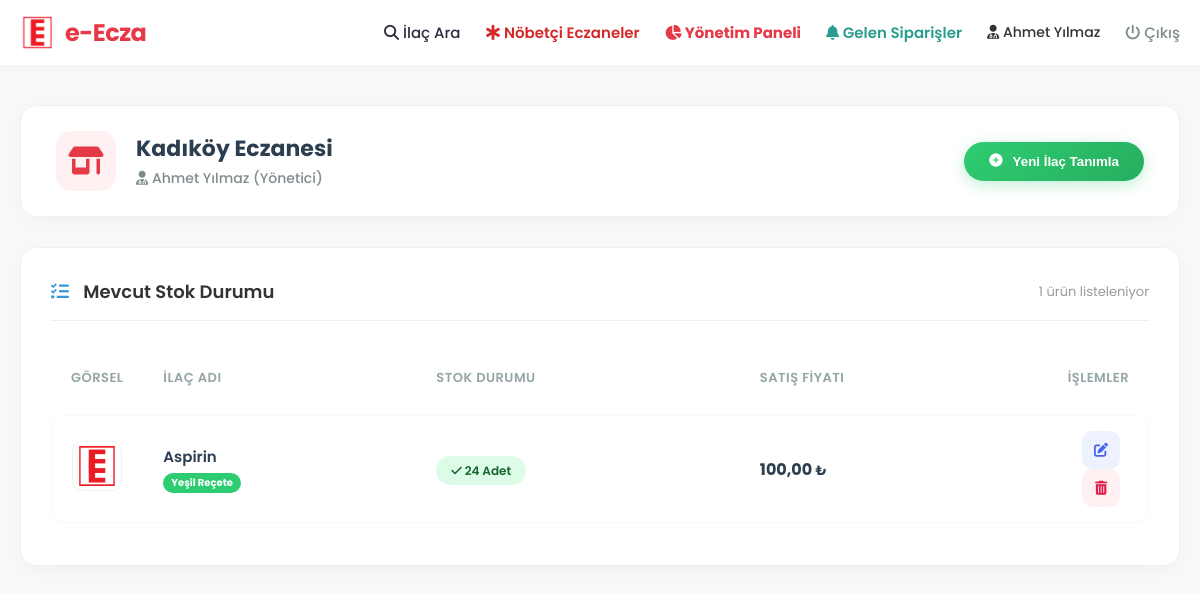
Screenshot of /eczane-panel.php (signed in) with the database file from the repository.
### tables this page shows
CREATE TABLE `eczanestok` (
  `StokID` int NOT NULL AUTO_INCREMENT,
  `EczaneID` int NOT NULL,
  `IlacID` int NOT NULL,
  `Adet` int DEFAULT '0',
  `Fiyat` decimal(10,2) DEFAULT NULL,
  PRIMARY KEY (`StokID`),
  KEY `EczaneID` (`EczaneID`),
  KEY `IlacID` (`IlacID`),
  CONSTRAINT `eczanestok_ibfk_1` FOREIGN KEY (`EczaneID`) REFERENCES `eczaneler` (`EczaneID`) ON DELETE CASCADE,
  CONSTRAINT `eczanestok_ibfk_2` FOREIGN KEY (`IlacID`) REFERENCES `ilaclar` (`IlacID`) ON DELETE CASCADE
);

CREATE TABLE `ilaclar` (
  `IlacID` int NOT NULL AUTO_INCREMENT,
  `IlacAdi` varchar(100) NOT NULL,
  `Barkod` varchar(50) DEFAULT NULL,
  `Aciklama` text,
  `ResimYolu` varchar(255) DEFAULT NULL,
  `ReceteTuru` enum('Normal','Kirmizi','Sari','Yesil') DEFAULT 'Normal',
  PRIMARY KEY (`IlacID`),
  UNIQUE KEY `Barkod` (`Barkod`)
);

### eczane-panel.php (the view, shortened to what this page needs)
<?php
require 'db.php';
$eczaneID = $_SESSION['eczane_id'];
$eczaneAdi = $_SESSION['eczane_adi'];
$personelAdi = $_SESSION['personel_adi'];
$stoklar = $pdo->prepare("
    SELECT es.*, i.IlacAdi, i.ResimYolu, i.Barkod, i.ReceteTuru
    FROM eczanestok es
    JOIN ilaclar i ON es.IlacID = i.IlacID
    WHERE es.EczaneID = ?
    ORDER BY es.StokID DESC
");
$stoklar->execute([$eczaneID]);
$stokListesi = $stoklar->fetchAll();
?>
<!DOCTYPE html>
<html lang="tr">
<head>
    <link rel="stylesheet" href="https://cdnjs.cloudflare.com/ajax/libs/font-awesome/6.4.0/css/all.min.css">
    <link rel="stylesheet" href="assets/css/main.css">
    <link rel="stylesheet" href="assets/css/index.css">
</head>
<body>
    <?php include 'navbar.php'; ?>
    <div class="panel-container">
        <div class="panel-header">
            <div style="display:flex; align-items:center; gap:20px;">
                <div style="width:60px; height:60px; background:#fff0f1; border-radius:15px; display:flex; align-items:center; justify-content:center; color:#e63946; font-size:28px;">
                    <i class="fa-solid fa-shop"></i>
                </div>
                <div>
                    <h2 style="margin:0; font-size:22px; color:#2c3e50; font-weight:700;"><?php echo htmlspecialchars($eczaneAdi); ?></h2>
                    <span style="font-size:14px; color:#7f8c8d; font-weight:500;">
                        <i class="fa-solid fa-user-doctor"></i> <?php echo htmlspecialchars($personelAdi); ?> (Yönetici)
                    </span>
                </div>
            </div>
            <button onclick="openModal('addModal')" class="btn-add">
                <i class="fa-solid fa-plus-circle"></i> Yeni İlaç Tanımla
            </button>
        </div>
        <div class="card">
            <div style="display:flex; justify-content:space-between; align-items:center; margin-bottom:20px; border-bottom:1px solid #eee; padding-bottom:15px;">
                <h3 style="margin:0; font-size:18px; color:#333; font-weight:600;">
                    <i class="fa-solid fa-list-check" style="color:#3498db; margin-right:10px;"></i> Mevcut Stok Durumu
                </h3>
                <span style="font-size:13px; color:#999;"><?php echo count($stokListesi); ?> ürün listeleniyor</span>
            </div>
            <?php if(empty($stokListesi)): ?>
                <div style="text-align:center; padding:60px; color:#bdc3c7;">
                    <i class="fa-solid fa-box-open" style="font-size:60px; margin-bottom:15px; display:block;"></i>
                    <p style="font-size:16px;">Stoğunuzda henüz hiç ilaç bulunmamaktadır.</p>
                </div>
            <?php else: ?>
                <table style="width:100%">
                    <thead>
                        <tr>
                            <th width="80">Görsel</th>
                            <th>İlaç Adı</th>
                            <th>Stok Durumu</th>
                            <th>Satış Fiyatı</th>
                            <th width="120" style="text-align:right;">İşlemler</th>
                        </tr>
                    </thead>
                    <tbody>
                        <?php foreach($stokListesi as $stok): ?>
                            <tr>
                                <td>
                                    <img src="<?php echo !empty($stok['ResimYolu']) ? $stok['ResimYolu'] : 'assets/img/logo.png'; ?>"
                                         style="width:50px; height:50px; object-fit:contain; border-radius:10px; border:1px solid #f0f0f0; padding:2px;">
                                </td>
                                <td>
                                    <div style="font-weight:600; color:#2c3e50; font-size:15px;"><?php echo $stok['IlacAdi']; ?></div>
                                    <?php
                                        $renk = '#95a5a6'; $yazi = 'Normal';
                                        if($stok['ReceteTuru'] == 'Kirmizi') { $renk = '#e74c3c'; $yazi = 'Kırmızı Reçete'; }
                                        elseif($stok['ReceteTuru'] == 'Sari') { $renk = '#f1c40f'; $yazi = 'Sarı Reçete'; }
                                        elseif($stok['ReceteTuru'] == 'Yesil') { $renk = '#2ecc71'; $yazi = 'Yeşil Reçete'; }
                                    ?>
                                    <span style="font-size:10px; font-weight:700; color:white; background:<?php echo $renk; ?>; padding:2px 8px; border-radius:10px; display:inline-block; margin-top:3px;">
                                        <?php echo $yazi; ?>
                                    </span>
                                </td>
                                <td>
                                    <?php if($stok['Adet'] < 10): ?>
                                        <span style="background:#fee2e2; color:#991b1b; padding:6px 15px; border-radius:30px; font-weight:600; font-size:12px;">
                                            <i class="fa-solid fa-triangle-exclamation"></i> Kritik: <?php echo $stok['Adet']; ?>
                                        </span>
                                    <?php else: ?>
                                        <span style="background:#dcfce7; color:#166534; padding:6px 15px; border-radius:30px; font-weight:600; font-size:12px;">
                                            <i class="fa-solid fa-check"></i> <?php echo $stok['Adet']; ?> Adet
                                        </span>
                                    <?php endif; ?>
                                </td>
                                <td>
                                    <span style="font-weight:700; color:#2c3e50; font-size:16px;">
                                        <?php echo number_format($stok['Fiyat'], 2, ',', '.'); ?> <small>₺</small>
                                    </span>
                                </td>
                                <td style="text-align:right;">
                                    <button onclick="openEditModal(this)"
                                            data-id="<?php echo $stok['StokID']; ?>"
                                            data-ad="<?php echo $stok['IlacAdi']; ?>"
                                            data-adet="<?php echo $stok['Adet']; ?>"
                                            data-fiyat="<?php echo $stok['Fiyat']; ?>"
                                            class="btn-action btn-edit" title="Düzenle">
                                        <i class="fa-solid fa-pen-to-square"></i>
                                    </button>
                                    <a href="?sil=<?php echo $stok['StokID']; ?>" class="btn-action btn-delete" title="Sil" onclick="return confirm('Silmek istediğinize emin misiniz?')">
                                        <i class="fa-solid fa-trash-can"></i>
                                    </a>
                                </td>
                            </tr>
                        <?php endforeach; ?>
                    </tbody>
                </table>
            <?php endif; ?>
        </div>
    </div>
</body>
</html>

### assets/css/main.css (style rules this page uses)
:root { --ana-renk: #e63946; --koyu-renk: #d90429; --metin-renk: #2b2d42; --gri-renk: #8d99ae; --arka-plan: #f8f9fa; --beyaz: #ffffff; --yazi-fontu: 'Poppins', sans-serif; --golge: 0 10px 30px rgba(230, 57, 70, 0.15); }
* { box-sizing: border-box; }
body { margin: 0; padding: 0; font-family: var(--yazi-fontu); color: var(--metin-renk); }

### assets/css/index.css (style rules this page uses)
:root { --ana-renk: #e63946; --koyu-renk: #d62828; --metin-renk: #2b2d42; --gri-border: #e0e0e0; }

### eczane-panel.php (style rules this page uses)
body { background-color: #f8f9fa; }
.panel-container { max-width: 1200px; margin: 40px auto; padding: 0 20px; }
.panel-header { background: white; padding: 25px 35px; border-radius: 16px; box-shadow: 0 4px 20px rgba(0,0,0,0.04); margin-bottom: 30px; display: flex; justify-content: space-between; align-items: center; border: 1px solid #f0f0f0; }
.card { background: white; padding: 30px; border-radius: 16px; box-shadow: 0 4px 20px rgba(0,0,0,0.04); border: 1px solid #f0f0f0; }
table { width: 100%; border-collapse: separate; border-spacing: 0 12px; margin-top: 15px; }
th { text-align: left; padding: 15px 20px; color: #95a5a6; font-weight: 600; font-size: 13px; text-transform: uppercase; letter-spacing: 0.5px; }
td { background: #fff; padding: 15px 20px; vertical-align: middle; border-top: 1px solid #f9f9f9; border-bottom: 1px solid #f9f9f9; transition: all 0.2s; }
tr td:first-child { border-left: 1px solid #f9f9f9; border-top-left-radius: 12px; border-bottom-left-radius: 12px; }
tr td:last-child { border-right: 1px solid #f9f9f9; border-top-right-radius: 12px; border-bottom-right-radius: 12px; }
.btn-action { width: 38px; height: 38px; border-radius: 10px; display: inline-flex; align-items: center; justify-content: center; color: white; margin-right: 8px; transition: 0.2s; text-decoration: none; border:none; cursor: pointer; font-size: 14px; }
.btn-edit { background-color: #eef2ff; color: #4361ee; }
.btn-delete { background-color: #fff1f2; color: #e11d48; }
.btn-add { background: linear-gradient(135deg, #2ecc71 0%, #27ae60 100%); color: white; padding: 12px 25px; border-radius: 50px; border: none; font-weight: 600; cursor: pointer; display: flex; align-items: center; gap: 10px; box-shadow: 0 4px 15px rgba(46, 204, 113, 0.3); transition: transform 0.2s; }

### rows the page displays
eczanestok: IlacID.IlacAdi "Aspirin", IlacID.ReceteTuru "Yeşil Reçete", Adet "24", Fiyat "100,00"

### other values shown
$_SESSION['personel_adi'] "Ahmet Yılmaz"
$eczaneAdi "Kadıköy Eczanesi"
$personelAdi "Ahmet Yılmaz"
count($stokListesi) "1"
